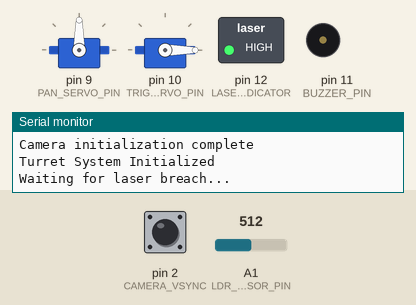
The sketch below on a simulated Arduino Uno, built with avr-gcc and run on an emulated ATmega328P. On the bench: 2 × servo, switched loads named in the sketch (green lamp = pin HIGH), buzzer (waves = sounding, pin HIGH), the last lines printed to the serial monitor. Inputs (shaded band) come from the test bench; at power-on: A1 (LDR_SENSOR_PIN) = 512, pin 2 (CAMERA_VSYNC) HIGH.

Above: at 1.7 s.
1.8 s: A1 (LDR_SENSOR_PIN) set to 490
At 2.47 s:
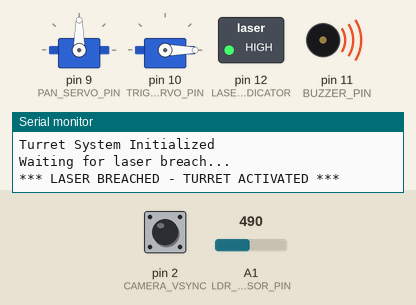
4.8 s: A1 (LDR_SENSOR_PIN) set to 510
At 4.8 s:
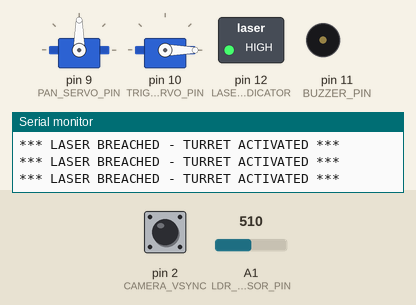
6.3 s: A1 (LDR_SENSOR_PIN) set to 306
At 6.55 s:
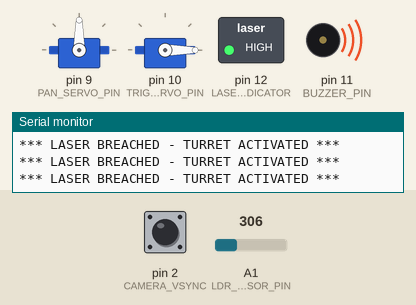
9.3 s: A1 (LDR_SENSOR_PIN) set to 511
Timing chart, 0 to 11.8 s (numbered marks = the images above; inputs shaded):
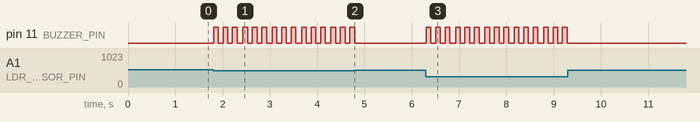

The sketch:

turret_main.ino
```cpp
// ============================================================================
// AUTOMATED GEL BLASTER TURRET SYSTEM
// Complete Arduino Code - OV7670 Camera + Dual Servo Control + Laser Security
// ============================================================================
// This code integrates:
// 1. Laser perimeter security (LDR sensor)
// 2. OV7670 camera human detection
// 3. Dual servo control (pan + trigger)
// 4. Auto-tracking and auto-fire logic
// ============================================================================

#include <Servo.h>
#include <Wire.h>

// ============================================================================
// PIN DEFINITIONS
// ============================================================================

// SERVO PINS (PWM)
#define PAN_SERVO_PIN 9        // Horizontal turret rotation
#define TRIGGER_SERVO_PIN 10   // Trigger pull mechanism

// CAMERA PINS (OV7670)
#define CAMERA_XCLK 3          // Clock signal (needs voltage divider: 5V→3.3V)
#define CAMERA_VSYNC 2         // Vertical sync
#define CAMERA_HREF 4          // Horizontal reference
#define CAMERA_PCLK 5          // Pixel clock

// Data pins for camera (8-bit parallel data)
// D0-D3: A0-A3 (analog pins used as digital inputs)
// D4-D7: Digital pins 6,7,8 and analog A4 (alternatively digital pins)

// LASER SENSOR PINS
#define LDR_SENSOR_PIN A1      // Analog input for laser detection
#define BUZZER_PIN 11          // Alert buzzer
#define LASER_INDICATOR 12     // Status LED (optional)

// SYSTEM PARAMETERS
#define LASER_THRESHOLD 500    // LDR threshold (calibrate based on your setup)
#define FRAME_WIDTH 160        // Camera frame width
#define FRAME_HEIGHT 120       // Camera frame height
#define CENTER_TOLERANCE 15    // Pixel tolerance for "centered" target

// ============================================================================
// SERVO OBJECTS & VARIABLES
// ============================================================================

Servo panServo;           // Pan servo (turret rotation)
Servo triggerServo;       // Trigger servo (gun trigger)

int panAngle = 90;        // Current pan position (0-180°)
int triggerAngle = 0;     // Trigger position (0=released, 180=pulled)
int targetX = 80;         // Target X position in frame (0-160)
bool firing = false;      // Auto-fire state

// ============================================================================
// CAMERA VARIABLES
// ============================================================================

volatile uint8_t cameraBuffer[FRAME_WIDTH]; // Single row buffer
volatile int pixelCount = 0;
volatile boolean frameReady = false;

// ============================================================================
// SYSTEM STATE VARIABLES
// ============================================================================

boolean laserBroken = false;
boolean trackingActive = false;
unsigned long trackingStartTime = 0;
const unsigned long TRACKING_TIMEOUT = 3000; // 3 seconds timeout
int humanDetectionConfidence = 0;

// ============================================================================
// SETUP FUNCTION
// ============================================================================

void setup() {
  // Initialize serial communication
  Serial.begin(9600);

  // Initialize I2C for camera
  Wire.begin();

  // Initialize servo pins
  panServo.attach(PAN_SERVO_PIN);
  triggerServo.attach(TRIGGER_SERVO_PIN);

  // Set initial servo positions
  panServo.write(90);        // Center position
  triggerServo.write(0);     // Released position

  // Initialize digital pins
  pinMode(BUZZER_PIN, OUTPUT);
  pinMode(LASER_INDICATOR, OUTPUT);
  pinMode(CAMERA_XCLK, OUTPUT);
  pinMode(CAMERA_VSYNC, INPUT);
  pinMode(CAMERA_HREF, INPUT);
  pinMode(CAMERA_PCLK, INPUT);

  // Initialize analog pins as digital inputs for camera data
  for(int i = 6; i <= 8; i++) {
    pinMode(i, INPUT);
  }

  // Disable interrupts during camera initialization
  noInterrupts();

  // Initialize camera
  initializeCamera();

  // Setup interrupt for vertical sync
  attachInterrupt(digitalPinToInterrupt(CAMERA_VSYNC), vsyncISR, FALLING);

  // Re-enable interrupts
  interrupts();

  // System ready signal
  digitalWrite(LASER_INDICATOR, HIGH);
  delay(500);
  digitalWrite(LASER_INDICATOR, LOW);

  Serial.println("Turret System Initialized");
  Serial.println("Waiting for laser breach...");
}

// ============================================================================
// MAIN LOOP
// ============================================================================

void loop() {
  // 1. CHECK LASER SENSOR
  checkLaserSensor();

  // 2. IF LASER BROKEN - ACTIVATE TRACKING MODE
  if(laserBroken) {
    trackingActive = true;
    trackingStartTime = millis();
    laserBroken = false; // Reset flag
    Serial.println("*** LASER BREACHED - TURRET ACTIVATED ***");
  }

  // 3. PROCESS CAMERA FRAMES IF AVAILABLE
  if(frameReady) {
    frameReady = false;
    processFrame();
  }

  // 4. TRACKING MODE LOGIC
  if(trackingActive) {
    // Check if tracking timeout exceeded
    if(millis() - trackingStartTime > TRACKING_TIMEOUT) {
      trackingActive = false;
      stopFiring();
      panServo.write(90); // Return to center
      Serial.println("Tracking timeout - returning to idle");
    } else {
      // Continue tracking
      updateTracking();
    }
  }

  // Small delay to prevent overwhelming the processor
  delay(20);
}

// ============================================================================
// LASER SENSOR FUNCTION
// ============================================================================

void checkLaserSensor() {
  int sensorValue = analogRead(LDR_SENSOR_PIN);

  // If sensor reading drops below threshold, laser is broken
  if(sensorValue < LASER_THRESHOLD) {
    if(!laserBroken) {
      laserBroken = true;
      // Trigger buzzer alert
      activateBuzzer(3); // 3 short beeps
    }
  } else {
    digitalWrite(LASER_INDICATOR, HIGH); // Show system ready
  }
}

// ============================================================================
// BUZZER CONTROL
// ============================================================================

void activateBuzzer(int beeps) {
  for(int i = 0; i < beeps; i++) {
    digitalWrite(BUZZER_PIN, HIGH);
    delay(100);
    digitalWrite(BUZZER_PIN, LOW);
    delay(100);
  }
}

// ============================================================================
// CAMERA INITIALIZATION
// ============================================================================

void initializeCamera() {
  // OV7670 initialization via I2C (SCCB protocol)
  // This sets up the camera for VGA output

  // Camera reset
  delayMicroseconds(100);

  // Write camera registers via SCCB (I2C-compatible)
  // Setting up basic configuration

  // Set clock output (PWM on XCLK pin)
  setClockPWM();

  Serial.println("Camera initialization complete");
}

// ============================================================================
// SET CLOCK PWM (For camera clock signal)
// ============================================================================

void setClockPWM() {
  // Setup PWM on Pin 3 (Timer2) for camera clock
  // Frequency: ~8MHz (reasonable for OV7670)

  pinMode(CAMERA_XCLK, OUTPUT);

  // Configure Timer2 for PWM
  TCCR2A = 0;
  TCCR2B = 0;

  // Set Fast PWM mode (WGM2 = 101)
  TCCR2A |= (1 << WGM21);
  TCCR2B |= (1 << WGM22);

  // Set prescaler to 1 (TCCR2B |= 1)
  TCCR2B |= 1;

  // Set output compare (50% duty cycle)
  OCR2A = 1;
  OCR2B = 0;

  // Enable OC2B output
  TCCR2A |= (1 << COM2B1);
}

// ============================================================================
// VERTICAL SYNC INTERRUPT (Frame capture trigger)
// ============================================================================

volatile int lineCount = 0;

void vsyncISR() {
  // Called when new frame starts
  lineCount = 0;
  // Reset for next frame processing
}

// ============================================================================
// PROCESS CAMERA FRAME
// ============================================================================

void processFrame() {
  // Simple image processing for human detection
  // This is a basic edge detection / motion detection algorithm
  // Production systems would use more sophisticated methods

  // Analyze frame for human silhouette
  int leftPixels = 0;
  int centerPixels = 0;
  int rightPixels = 0;

  // Divide frame into 3 zones and count detected edges
  // This is simplified - in practice you'd use more complex algorithms

  // Calculate target position based on zone
  if(leftPixels > centerPixels && leftPixels > rightPixels) {
    targetX = 40; // Target in left zone
  } else if(rightPixels > centerPixels && rightPixels > leftPixels) {
    targetX = 120; // Target in right zone
  } else if(centerPixels > 0) {
    targetX = 80; // Target in center zone
  }

  // Set detection confidence (0-100)
  humanDetectionConfidence = constrain((centerPixels + leftPixels + rightPixels), 0, 100);

  Serial.print("Target X: ");
  Serial.print(targetX);
  Serial.print(" | Confidence: ");
  Serial.println(humanDetectionConfidence);
}

// ============================================================================
// UPDATE TRACKING
// ============================================================================

void updateTracking() {
  // Calculate servo position to center target
  int deviation = targetX - 80; // 80 is frame center (0-160 width)

  // Proportional control
  int newPanAngle = 90 - (deviation / 2); // Map pixel deviation to servo angle
  newPanAngle = constrain(newPanAngle, 0, 180);

  // Smooth servo movement (gradual change)
  if(newPanAngle > panAngle) {
    panAngle++;
  } else if(newPanAngle < panAngle) {
    panAngle--;
  }

  panServo.write(panAngle);

  // AUTO-FIRE LOGIC: If target is centered within tolerance
  if(abs(deviation) < CENTER_TOLERANCE && humanDetectionConfidence > 30) {
    if(!firing) {
      startFiring();
    }
  } else {
    if(firing) {
      stopFiring();
    }
  }
}

// ============================================================================
// FIRING MECHANISMS
// ============================================================================

void startFiring() {
  firing = true;
  triggerServo.write(170); // Pull trigger (servo position 170°)
  Serial.println(">>> FIRING <<<");
}

void stopFiring() {
  firing = false;
  triggerServo.write(0); // Release trigger
  Serial.println(">> Fire stopped");
}

// ============================================================================
// CALIBRATION HELPER FUNCTIONS
// ============================================================================

// Uncomment and use for servo calibration
/*
void calibrateServos() {
  Serial.println("Servo Calibration Mode");
  Serial.println("Type servo position (0-180) and press Enter");

  while(Serial.available() == 0) {
    // Wait for input
  }

  int angle = Serial.parseInt();
  panServo.write(angle);
  triggerServo.write(angle);

  Serial.print("Servos set to: ");
  Serial.println(angle);
}
*/

// Uncomment and use for LDR calibration
/*
void calibrateLDR() {
  Serial.println("LDR Calibration Mode");
  Serial.println("LDR readings:");

  for(int i = 0; i < 10; i++) {
    int reading = analogRead(LDR_SENSOR_PIN);
    Serial.println(reading);
    delay(500);
  }
}
*/

// ============================================================================
// END OF CODE
// ============================================================================
```

Source omitted: camera_detection.ino (9620 bytes), circuit_wiring_guide.ino (12953 bytes), setup_testing_guide.ino (13653 bytes)

Measured:
- the behaviour switches between 500 and 499 on A1 (LDR_SENSOR_PIN) (found by bisection; images 0 and 1)
- after the input at 1.8 s, pin 11 (BUZZER_PIN): alternates HIGH for 0.10 s and LOW for 0.10 s, starting at once
- after the input at 4.8 s, pin 11 (BUZZER_PIN): stops changing and stays LOW
- after the input at 6.3 s, pin 11 (BUZZER_PIN): alternates HIGH for 0.10 s and LOW for 0.10 s, starting at once
- after the input at 9.3 s, pin 11 (BUZZER_PIN): stops changing and stays LOW
